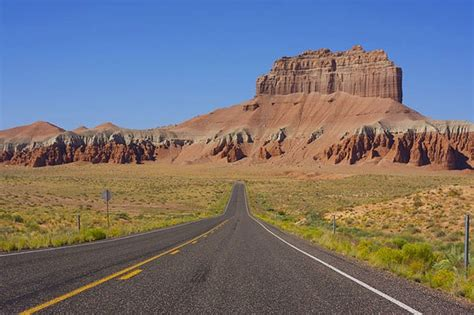
#> input picture 1.jpg, 474 x 315 px, given in place of test3.mp4, which was not available
$ python lanesDetection.py
#> lines starting #> are read from the running program, lines starting #| are printed output that depends on the picture; after the words box and inside, x2 and y2 are one past the last pixel; in counts of white or black regions, pixels touching at a corner belong together; pictures that were not available may be replaced by others from this repository, and a replacement may not be noted
#> further down, frame is the input picture: shape (315, 474, 3); mean B, G, R 119.1, 115, 118.3
#####display image
import cv2
import numpy as np # for edge detection
import matplotlib.pyplot as plt # to help us to clarify how we are going to isolate a certain region

def make_coordinates(image, line_parameters):
    slope, intercept = line_parameters
    #print(image.shape) # will show 3 values "height, width and nb of channels"
    y1 = image.shape[0]
    y2 = int(y1*(3/5)) # to make the coordinates start from the very bottom of the image and go upwards 3/5 of the way UP
    x1 = int((y1 - intercept)/slope)
    x2 = int((y2 - intercept)/slope)
    return np.array([x1, y1, x2, y2])


def average_slope_intercept(image, lines):
    left_fit = []
    right_fit = []
    for line in lines:
        x1, y1, x2, y2 = line.reshape(4)
        parameters = np.polyfit((x1, x2),(y1, y2), 1)
        #print(parameters) # for X line that we iterate through, it will print the slope and the Y intercept
        slope = parameters[0]
        intercept = parameters[1]
        if slope < 0:
            left_fit.append((slope, intercept))
        else:
            right_fit.append((slope, intercept))
    #print(left_fit) # all slopes on the left side
    #print(right_fit) # all slopes on the right side
    left_fit_average = np.average(left_fit, axis = 0)
    right_fit_average = np.average(right_fit, axis = 0)
    #print(left_fit_average, 'left') # slope of the left line
    #print(right_fit_average, 'right') # slope of the right line
    left_line = make_coordinates(image, left_fit_average)
    right_line = make_coordinates(image, right_fit_average)
    return np.array([left_line, right_line])

#we make a function for helping us to find region of interest
def canny(image):
    gray = cv2.cvtColor(image, cv2.COLOR_RGB2GRAY) #CHANGES INTO GRAY
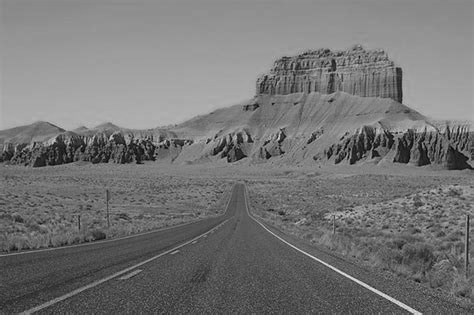
#> gray: shape (315, 474); min 4, max 231, mean 116.6
    blur = cv2.GaussianBlur(gray, (5,5), 0) #we use "GaussianBlur" to reduce noise in our image (smoothens our image)
    canny = cv2.Canny(blur, 50,150) #to show a gradient image
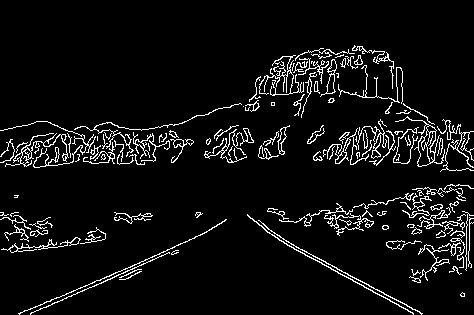
#> canny: shape (315, 474); 6.3% white in thin lines or dots, all inside (x1, y1, x2, y2) = (0, 45, 474, 315)
    return canny

def display_lines(image, lines):
    line_image = np.zeros_like(image)
    if lines is not None:
        for line in lines:
            #print(line)
            x1, y1, x2, y2 = line.reshape(4)
            cv2.line(line_image, (x1, y1), (x2, y2), (255, 0, 0), 10)
            # draw the line, cordinates of the line, color, thickness of the line
    return line_image

def region_of_interest(image):
    height = image.shape[0]
#> height = 315
    polygons = np.array([[(200, height), (1100, height), (550, 250)]]) #on créé un array of 1 polygon #quand on créé le graphe, une portion de la toute est entre 200 et 11OO, et là on trace un rectangle comme zone,
#> polygons = [[200, 315], [1100, 315], [550, 250]]
    mask = np.zeros_like(image)
    cv2.fillPoly(mask, polygons, 255) #created a white triangle
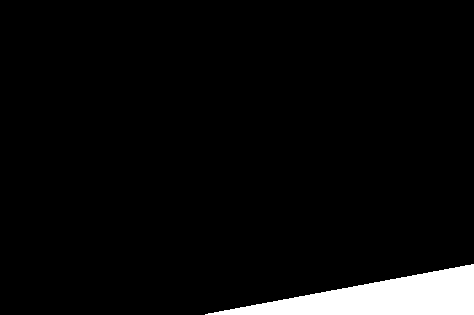
#> mask: shape (315, 474); 4.7% white; 1 white region, box (x1, y1, x2, y2) and area: (205, 264, 474, 315) 6993
    masked_image = cv2.bitwise_and(image, mask)
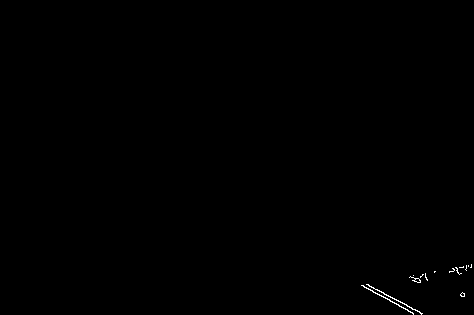
#> masked_image: shape (315, 474); 0.18% white in thin lines or dots, all inside (x1, y1, x2, y2) = (361, 264, 472, 315)
    return masked_image

################################ for images ################################

# image = cv2.imread('1.jpg') #will read our image
# lane_image = np.copy(image) # we make a copy to avoid the changes on the original image
# canny_image = canny(lane_image) # will show the black image
# cropped_image = region_of_interest(canny_image) # will onlyshow the lanes

# lines = cv2.HoughLinesP(cropped_image, 2, np.pi/180, 100, np.array([]), minLineLength=40, maxLineGap=5)
# #                             2 pixels, degree precision, minimal votes to accept a candidate line, place holder array, length of line and pixels, distance btn line segments
# averaged_lines = average_slope_intercept(lane_image, lines)
# line_image = display_lines(lane_image, averaged_lines)
# combo_image = cv2.addWeighted(lane_image, 0.8, line_image, 1, 1) # multiply elements with 0.8 to decrease picel intensity and makes images a little darker and for lines we x1 to make lines more visible

# ###
# ##we will change our image into greyscales bse as a coloured image have 3 channels "RGB" it takes time for processing while a greyimage has onlu one channel thus faster to process
# gray = cv2.cvtColor(lane_image, cv2.COLOR_RGB2GRAY) #CHANGES INTO GRAY
# blur = cv2.GaussianBlur(gray, (5,5), 0) #we use "GaussianBlur" to reduce noise in our image (smoothens our image)
# #                         5x5 kernel (tableau) et la déviation '0'

# canny = cv2.Canny(blur, 50,150) #to show a gradient image
# #           montré les choses avec un gradient entre 50 et 150, ceux avec moins des gradients seront pas visible
# cv2.imshow('result', image) #will show our image
# cv2.imshow('result', gray) # to see the gray image
# cv2.imshow('result', blur) # to see the blurled image
# cv2.imshow('result', canny) # to see a gradiented image (black image)
# ###
# cv2.imshow("result", combo_image)
# # #plt.imshow(canny) # montré un graphe
# cv2.waitKey(0) # will show the image for a certain time until we press a key (in our case infinitely bse od '0')
# plt.show() # will show the image on a grid of x&y axis
# ################################ end ################################

#for videos
cap = cv2.VideoCapture("test3.mp4")
while(cap.isOpened()):
    _, frame = cap.read()
    canny_image = canny(frame) # will show the black image
    cropped_image = region_of_interest(canny_image) # will onlyshow the lanes
    lines = cv2.HoughLinesP(cropped_image, 2, np.pi/180, 100, np.array([]), minLineLength=40, maxLineGap=5)
#> lines = None
#> (the run stopped early here; a loop or call above may not have finished)

$ run again, on 2.jpg
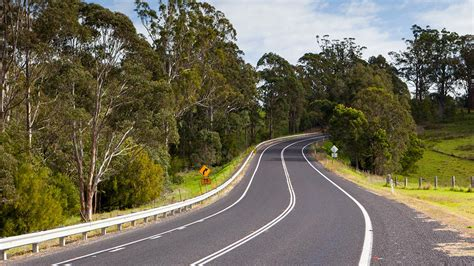
#> input picture 2.jpg, 474 x 266 px, given in place of test3.mp4, which was not available
#> frame is the input picture: shape (266, 474, 3); mean B, G, R 86.1, 107.5, 112.5
#> in canny, `canny = cv2.Canny(blur, 50,150)`:
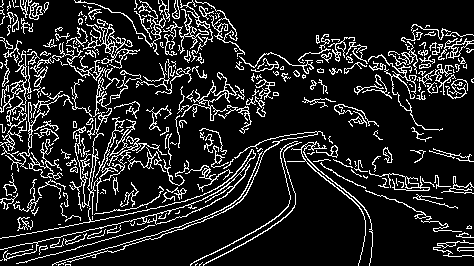
#> canny: shape (266, 474); 13.6% white in thin lines or dots
#> in region_of_interest, `cv2.fillPoly(mask, polygons, 255)`:
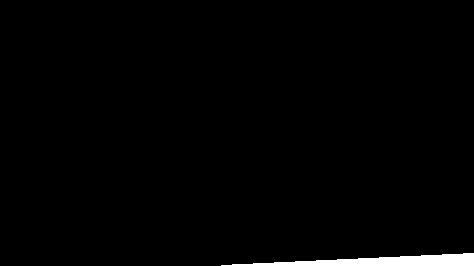
#> mask: shape (266, 474); 1.4% white; 1 white region, box (x1, y1, x2, y2) and area: (221, 253, 474, 266) 1771
#> masked_image: shape (266, 474); 0.04% white in thin lines or dots, all inside (x1, y1, x2, y2) = (358, 254, 474, 266)
#> lines = None
